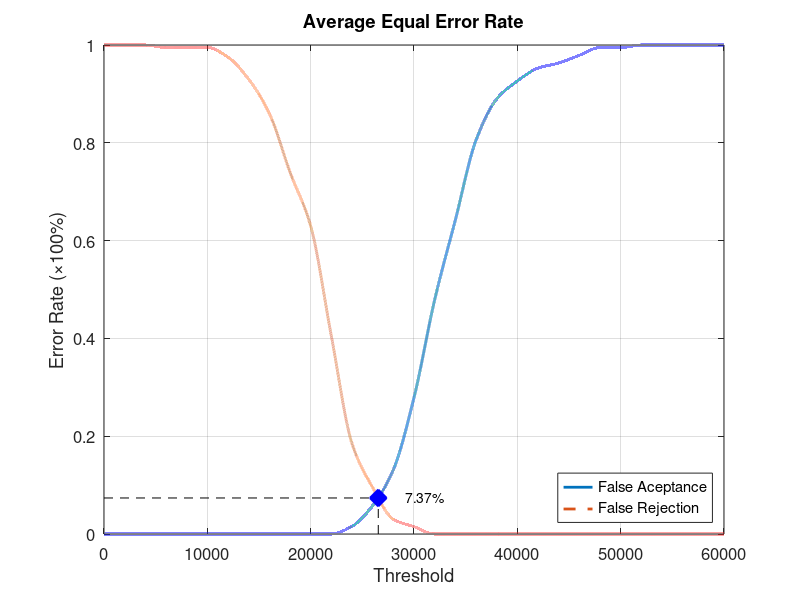
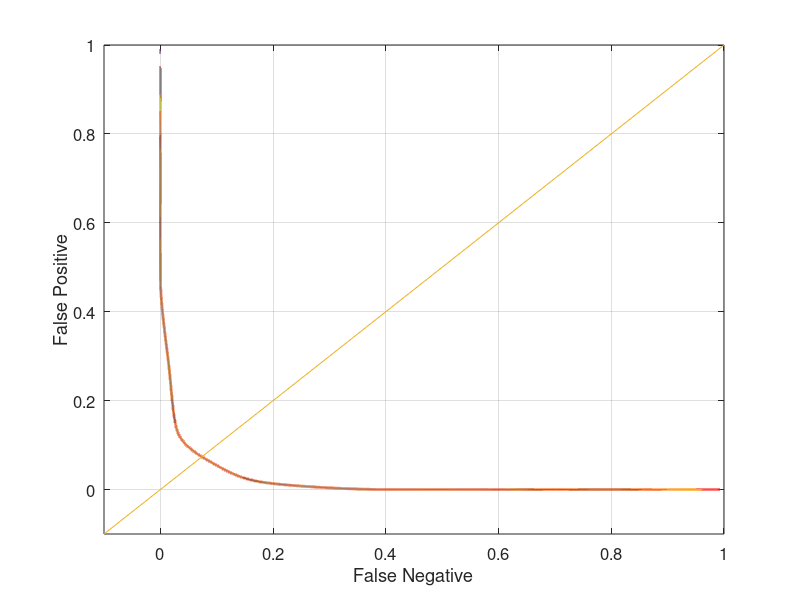

The MATLAB script that drew these images, in order:
function yEER = Database2_4
close all;
clear;
clc;
x = 0:2000:60000;
xq = 0:0.5:60000;

y0 = [0 0 0 0 0 0 0 0 0 0 0 0 0.0157895 0.0578947 0.131579 0.278947 0.478947 0.642105 0.805263 0.889474 0.926316 0.952632 0.963158 0.978947 0.994737 0.994737 1 1 1 1 1];
yy0 = interp1(x, y0, xq, 'pchip');
y1 = [1 1 1 0.995 0.995 0.995 0.975 0.93 0.86 0.74 0.63 0.405 0.185 0.095 0.03 0.015 0 0 0 0 0 0 0 0 0 0 0 0 0 0 0];
yy1 = interp1(x, y1, xq, 'pchip');

% Calculating EER: 
y2 = abs(y0 - y1);
find(y2 == min(y2))
yy2 = abs(yy0 - yy1);
xEER = find(yy2 == min(yy2));
xEERIndex = xq(xEER) % X-axis EER
yEER = yy0(xEER) % Y-axis EER

main = figure
plot(xq, yy0,'-','LineWidth', 2);	hold on
plot(xq, yy1,'--','LineWidth', 2);	hold on
plot([xEERIndex xEERIndex], [0 yEER], 'k--');	hold on
plot([0 xEERIndex], [yEER yEER], 'k--');	hold on
plot(xEERIndex, yEER, 'bx', 'LineWidth', 10);	hold on
text(xEERIndex + 10 * xEERIndex / 100, yEER, [num2str(round((10000 * yEER)) / 100) '%'])
legend('False Aceptance', 'False Rejection', 'Location', 'SouthEast')
xlabel('Threshold')
ylabel('Error Rate (\times100%)')
title('Average Equal Error Rate')
set(gca, 'FontSize', 12)
axis([0 60000 0 1])
grid on

print(main, 'Database2_4Main', '-dpng');
FNRxFPR = figure('Color', [1 1 1]);
plot(yy1, yy0, '-', yy1, yy0, 'LineWidth', 2);
hold on
y = -0.1:0.1:1
plot(y, y); 
set(gca, 'FontSize', 12)
xlabel('False Negative')
ylabel('False Positive')
axis([-0.1 1 -0.1 1])
set(gca, 'FontSize', 12)
grid on

print(FNRxFPR, 'Database2_4FNRxFPR','-dpng');
end
